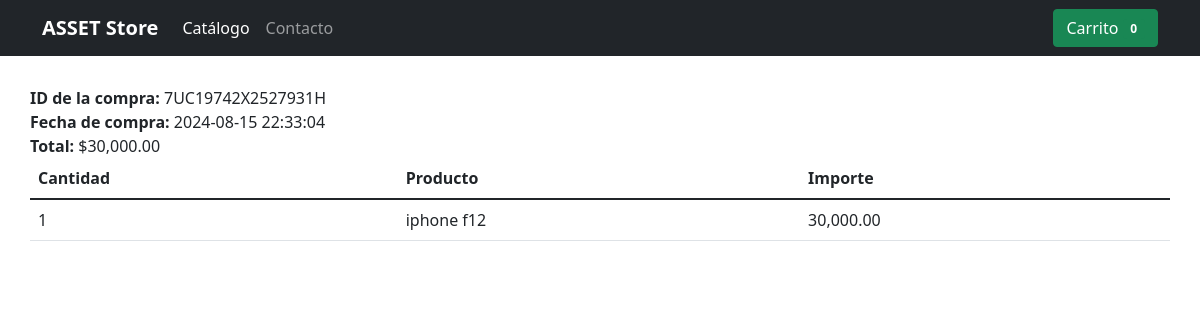
Page /proyecto/completado.php?key=7UC19742X2527931H on the committed database.
### tables this page shows
CREATE TABLE `compra` (
  `id` int(11) NOT NULL,
  `id_transaccion` varchar(20) NOT NULL,
  `fecha` datetime NOT NULL,
  `status` varchar(20) NOT NULL,
  `email` varchar(50) NOT NULL,
  `id_cliente` varchar(20) NOT NULL,
  `total` decimal(10,2) NOT NULL
);

CREATE TABLE `detalles_compra` (
  `id` int(11) NOT NULL,
  `id_compra` int(11) NOT NULL,
  `id_producto` int(11) NOT NULL,
  `nombre` varchar(200) NOT NULL,
  `precio` decimal(10,2) NOT NULL,
  `cantidad` int(11) NOT NULL
);

### proyecto/config/config.php (called while the page is built, shortened)
<?php
$num_cart = 0;
?>

### proyecto/completado.php (the view, shortened to what this page needs)
<?php
require 'config/config.php';
$db = new Database();
$con = $db->conectar();
$id_transaccion = isset($_GET['key']) ? $_GET['key'] : '0';
$error = '';
if ($id_transaccion == '') {
    $error = 'Error de petición';
} else {
    $sql = $con->prepare("SELECT count(id) FROM compra WHERE id_transaccion=? AND status=?");
    $sql->execute([$id_transaccion, 'COMPLETED']);
    if ($sql->fetchColumn() > 0) {
        $sql = $con->prepare("SELECT id, fecha, email, total FROM compra WHERE id_transaccion=? AND status=? LIMIT 1");
        $sql->execute([$id_transaccion, 'COMPLETED']);
        $row = $sql->fetch(PDO::FETCH_ASSOC);
        $idCompra = $row['id'];
        $total = $row['total'];
        $fecha = $row['fecha'];
        $sqlDet = $con->prepare("SELECT nombre, precio, cantidad FROM detalles_compra WHERE id_compra = ?");
        $sqlDet->execute([$idCompra]);
    } else {
        $error = 'Error al comprobar la compra';
    }
}
?>
<!DOCTYPE html>
<html lang="en">
<head>
    <link href="https://cdn.jsdelivr.net/npm/bootstrap@5.1.3/dist/css/bootstrap.min.css" rel="stylesheet"
>
    <link href="css/styles.css" rel="stylesheet">
</head>
<body>
<header>
    <div class="navbar navbar-expand-lg navbar-dark bg-dark">
        <div class="container">
            <a href="tienda.php" class="navbar-brand d-flex align-items-center">
                <strong>ASSET Store</strong>
            </a>
            <div class="collapse navbar-collapse" id="navbarHeader">
                <ul class="navbar-nav me-auto mb-2 mb-lg-0">
                    <li class="nav-item">
                        <a href="#" class="nav-link active">Catálogo</a>
                    </li>
                    <li class="nav-item">
                        <a href="#" class="nav-link">Contacto</a>
                    </li>
                </ul>
                <a href="checkout.php" class="btn btn-success">
                    Carrito <span id="num_cart" class="badge bg-success"><?php echo $num_cart; ?></span>
                </a>
            </div>
        </div>
    </div>
</header>
<main>
    <div class="container">
        <?php if (strlen($error) > 0) { ?>
            <div class="row">
                <div class="col">
                    <h3><?php echo $error; ?></h3>
                </div>
            </div>
        <?php } else { ?>
            <div class="row">
                <div class="col">
                    <b>ID de la compra:</b> <?php echo $id_transaccion; ?><br>
                    <b>Fecha de compra:</b> <?php echo $fecha; ?><br>
                    <b>Total:</b> <?php echo MONEDA . number_format($total, 2, '.', ','); ?><br>
                </div>
            </div>
            <div class="row">
                <div class="col">
                    <table class="table">
                        <thead>
                            <tr>
                                <th>Cantidad</th>
                                <th>Producto</th>
                                <th>Importe</th>
                            </tr>
                        </thead>
                        <tbody>
                            <?php while ($row_det = $sqlDet->fetch(PDO::FETCH_ASSOC)) {
                                $importe = $row_det['precio'] * $row_det['cantidad']; ?>
                                <tr>
                                    <td><?php echo $row_det['cantidad']; ?></td>
                                    <td><?php echo $row_det['nombre']; ?></td>
                                    <td><?php echo number_format($importe, 2, '.', ','); ?></td>
                                </tr>
                            <?php } ?>
                        </tbody>
                    </table>
                </div>
            </div>
        <?php } ?>
    </div>
</main>
</body>
</html>

### proyecto/css/styles.css (style rules this page uses)
main > .container { padding: 30px 0; }

### rows in the picture
compra: fecha "2024-08-15 22:33:04", total "30,000.00"
detalles_compra: cantidad "1", nombre "iphone f12", importe "30,000.00"

### other values in the picture
$num_cart "0"
$id_transaccion "7UC19742X2527931H"
MONEDA "$"
